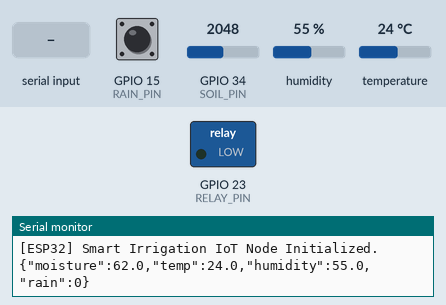
Bench run of a sketch on a simulated ESP32. Shown: switched loads named in the sketch (green lamp = pin HIGH), the last lines printed to the serial monitor. The inputs (shaded band) are chosen by the test bench; at power-on: GPIO 15 (RAIN_PIN) HIGH, GPIO 34 (SOIL_PIN) = 2048, humidity 55 %, temperature 24 °C.

Above: at 2.2 s.
2.3 s: "PUMP_ON\n" received over Serial
At 4.1 s:
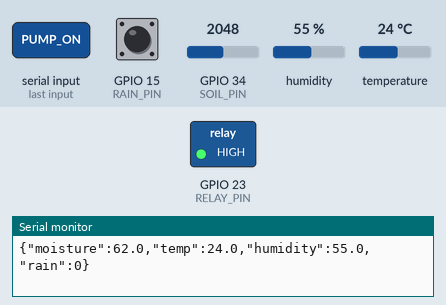
5.0 s: "PUMP_OFF\n" received over Serial
At 6.5 s:
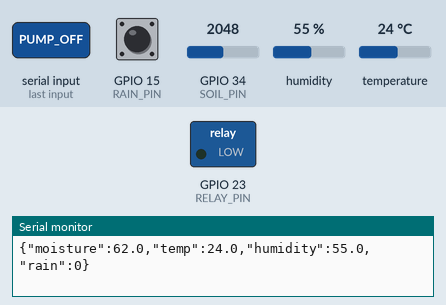
Timing chart, 0 to 8.0 s (numbered marks = the images above; inputs shaded):
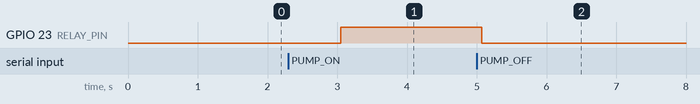

The sketch:

esp32_smart_irrigation.ino
```cpp
/*
 * ESP32 NodeMCU Firmware - IoT AI Smart Irrigation System
 * Capstone Project: AI-Based Smart Irrigation System Using Sensors
 *
 * Hardware Connections:
 * - Capacitive Soil Moisture Sensor: GPIO 34 (ADC1_CH6) (3.3V, GND)
 * - DHT11 / DHT22 Sensor: GPIO 4 (3.3V, GND)
 * - Rain Drop Sensor: GPIO 15 (Active LOW)
 * - 5V/3.3V Relay Module: GPIO 23
 * - Mini Submersible DC Pump: Driven via Relay
 */

#include <WiFi.h>
#include <DHT.h>

#define DHTPIN 4
#define DHTTYPE DHT11   // or DHT22
#define SOIL_PIN 34
#define RAIN_PIN 15
#define RELAY_PIN 23

DHT dht(DHTPIN, DHTTYPE);

// ESP32 has a 12-bit ADC (0 - 4095)
const int AIR_VALUE = 3200;    // Dry sensor in air
const int WATER_VALUE = 1350;  // Submerged in water

void setup() {
  Serial.begin(115200);
  delay(1000);

  pinMode(RAIN_PIN, INPUT_PULLUP);
  pinMode(RELAY_PIN, OUTPUT);

  // Set default relay state to OFF
  digitalWrite(RELAY_PIN, LOW); // Active high for 3.3V optocoupler

  dht.begin();
  Serial.println("[ESP32] Smart Irrigation IoT Node Initialized.");
}

void loop() {
  float humidity = dht.readHumidity();
  float temperature = dht.readTemperature();

  int rawMoisture = analogRead(SOIL_PIN);
  float soilMoisture = map(rawMoisture, AIR_VALUE, WATER_VALUE, 0, 100);
  soilMoisture = constrain(soilMoisture, 0.0, 100.0);

  int rainDigital = digitalRead(RAIN_PIN);
  int isRaining = (rainDigital == LOW) ? 1 : 0;

  if (isnan(humidity) || isnan(temperature)) {
    humidity = 58.0;
    temperature = 29.0;
  }

  // Broadcast JSON String to Serial / Python Bridge
  Serial.print("{\"moisture\":");
  Serial.print(soilMoisture, 1);
  Serial.print(",\"temp\":");
  Serial.print(temperature, 1);
  Serial.print(",\"humidity\":");
  Serial.print(humidity, 1);
  Serial.print(",\"rain\":");
  Serial.print(isRaining);
  Serial.println("}");

  // Actuation Command Parser
  if (Serial.available() > 0) {
    String cmd = Serial.readStringUntil('\n');
    cmd.trim();
    if (cmd == "PUMP_ON") {
      digitalWrite(RELAY_PIN, HIGH);
    } else if (cmd == "PUMP_OFF") {
      digitalWrite(RELAY_PIN, LOW);
    }
  }

  delay(2000);
}
```

Measured:
- after the input at 2.3 s, GPIO 23 (RELAY_PIN): LOW → HIGH after 0.75 s
- after the input at 5.0 s, GPIO 23 (RELAY_PIN): HIGH → LOW after 0.07 s
